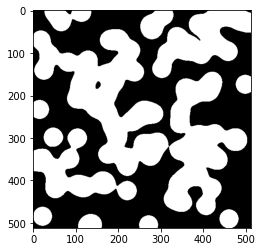
#> input picture puzzle-labirynthe.png, 262 x 252 px
$ python Q4.PY
#> lines starting #> are read from the running program, lines starting #| are printed output that depends on the picture; after the words box and inside, x2 and y2 are one past the last pixel; in counts of white or black regions, pixels touching at a corner belong together
import cv2
import matplotlib.pyplot as plt
from PIL import Image
import numpy as np
#from google.colab.patches import cv2_imshow
class Point(object):
    def __init__(self,x,y):
        self.x = x
        self.y = y
    def getX(self):
        return self.x
    def getY(self):
        return self.y
def gDiff(img,PointC,tmpPoint):
    return abs(int(img[PointC.x,PointC.y]) - int(img[tmpPoint.x,tmpPoint.y]))
def selectConnects(p):
    if p != 0:
        connects = [Point(-1, -1), Point(0, -1), Point(1, -1), Point(1, 0), Point(1, 1), \
                    Point(0, 1), Point(-1, 1), Point(-1, 0)]
    else:
        connects = [ Point(0, -1),  Point(1, 0),Point(0, 1), Point(-1, 0)]
    return connects


def regionGrow(img,seeds,thresh,p = 1):
    height, weight = img.shape
    seedMark = np.zeros(img.shape)
    seedList = []
    for seed in seeds:
        seedList.append(seed)
    label = 1
    connects = selectConnects(p)
    while(len(seedList)>0):
        PointC = seedList.pop(0)

        seedMark[PointC.x,PointC.y] = label
        for i in range(len(connects)):
            Xt = PointC.x + connects[i].x
            YT = PointC.y + connects[i].y
            if Xt < 0 or YT < 0 or Xt >= height or YT >= weight:
                continue
            Diff = gDiff(img,PointC,Point(Xt,YT))
            if Diff < thresh and seedMark[Xt,YT] == 0:
                seedMark[Xt,YT] = label
                seedList.append(Point(Xt,YT))
    return seedMark
img = np.array(Image.open("puzzle-labirynthe.png").convert("L"))
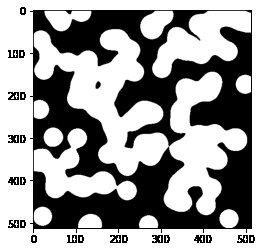
#> img: shape (252, 262); min 0, max 255, mean 156.9

seeds = [Point(20, 60), Point(20, 200),
         Point(150, 75),Point(20, 150),
         Point(50, 50), Point(130, 50),
         Point(175, 175)]
#modifier

Img = regionGrow(img,seeds,thresh=10, p=0)
#> the loop in regionGrow, `while(len(seedList)>0):` made 20689 passes
#> after the loop in regionGrow, `while(len(seedList)>0):`:
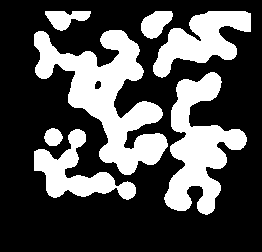
#> seedMark: shape (252, 262) float64; values 0 (black) and 1 (white), 31.3% white; 7 white regions, largest, box (x1, y1, x2, y2) and area: (34, 30, 168, 175) 7839, (164, 72, 247, 215) 5508, (153, 11, 251, 78) 3249
#> after the loop in regionGrow, `while(len(seedList)>0):`: seedList = []
plt.imshow(Img, cmap='gray')
plt.show()
